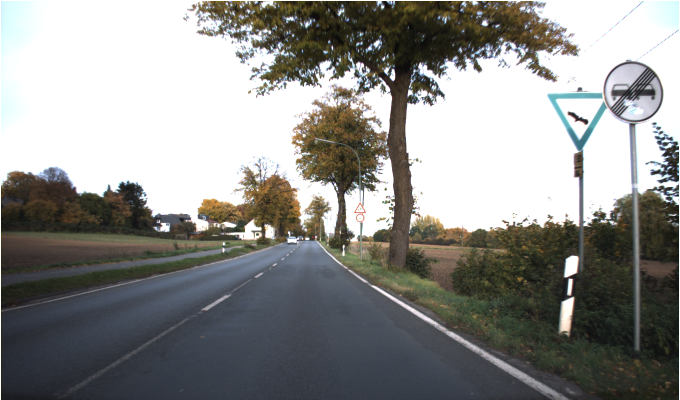
#> input picture Opcional TFG/Training_Images/Training/Images_Sign_Detection_Benchmark/00146.ppm, 1360 x 800 px, given in place of 00001.ppm, which was not available (shown at 1/2 size)
$ python sign_detection.py   (older library calls are emulated)
#> lines starting #> are read from the running program, lines starting #| are printed output that depends on the picture; after the words box and inside, x2 and y2 are one past the last pixel; in counts of white or black regions, pixels touching at a corner belong together; pictures that were not available may be replaced by others from this repository, and a replacement may not be noted
### Opcional TFG/OCR.py
from operator import itemgetter
from os import listdir
from os import path
from os import remove

import cv2
import numpy as np
from sklearn.discriminant_analysis import LinearDiscriminantAnalysis as lda
from sklearn.naive_bayes import GaussianNB
from sklearn.neighbors import KNeighborsClassifier

# from sklearn.discriminant_analysis import LinearDiscriminantAnalysis as LDA

# from sklearn.lda import LDA
clasificador_knear = None
Lda = None

# [142 lines left out: functions preProcessImage, preProcessImage2, getBinaryInvMask, redAreaDetection, preProcessImage, preProcessImage2, not called in this run]


pathTrain = "./Training_Images/OCRImages/Train/training_ocr/"
pathToSave = "./training_file.npz"
# pathTrain = "./Training_Images/OCRImages/Train/imagenes/"
caracterMatrix = []
labelMatrix = []
carIndex = []
clf = GaussianNB()
numThreads = 4
diccionario = np.chararray((37, 1))
diccionario = {'0': 0, '1': 1, '2': 2, '3': 3, '4': 4, '5': 5, '6': 6,
               '7': 7, '8': 8, '9': 9, 'A': 10, 'B': 11, 'C': 12, 'D': 13,
               'E': 14, 'F': 15, 'G': 16, 'H': 17, 'I': 18, 'J': 19, 'K': 20,
               'L': 21, 'M': 22, 'N': 23, 'O': 24, 'P': 25, 'Q': 26, 'R': 27,
               'S': 28, 'T': 29, 'U': 30, 'V': 31, 'W': 32, 'X': 33, 'Y': 34,
               'Z': 35}

trainShape = []
pruebaC = None
# '0','1','2','3','4','5','6','7','8','9','A','B','C','D','E','F','G','H','I','J','K','L','M','N','O','P','Q','R','S','T','U','V','W','X','Y','Z','ESP'

threads = []


def trainAndTest(image, limitShape, numericOCR=False, overwrite=True, train_path=None, savePath=None):
    global clasificador_knear
    global Lda
    if (train_path is None):
        train_path = pathTrain
    if (savePath is None):
        savePath = pathToSave
    caracterVector, labelVector = OCRTrain(train_path=train_path, avoidNumbers=(not numericOCR),
                                           overwriteFile=overwrite, savePathFile=savePath)
    vector_caracteristicas,Lda = usarLDA(caracterVector,labelVector)
    clasificador_knear = crearKNEAR(vector_caracteristicas,labelVector)
    if (numericOCR):
        result = searchDigits(image, limitShape, vector_caracteristicas, labelVector)
        print(result)
    else:
        result = searchStop(image, limitShape, caracterVector, labelVector)
        print(result)
    return result


def OCRTrain(train_path, avoidNumbers, overwriteFile=False, savePathFile=pathToSave):
    archivos = listdir(train_path)

    if not avoidNumbers:
        caracterMatrix, labelMatrix = train(archivos,True)
    else:
        caracterMatrix, labelMatrix = train(archivos)

    return caracterMatrix, labelMatrix


def isNumber(prime):

        if(not (
                prime == 'A' or
                prime == 'B' or
                prime == 'C' or
                prime == 'D' or
                prime == 'E' or
                prime == 'F' or
                prime == 'G' or
                prime == 'H' or
                prime == 'I' or
                prime == 'J' or
                prime == 'K' or
                prime == 'L' or
                prime == 'M' or
                prime == 'N' or
                prime == 'O' or
                prime == 'P' or
                prime == 'Q' or
                prime == 'R' or
                prime == 'S' or
                prime == 'T' or
                prime == 'U' or
                prime == 'V' or
                prime == 'W' or
                prime == 'X' or
                prime == 'Y' or
                prime == 'Z'
                )
        ):
            return True

        return False


def train(listFiles, onlyNumbers=False):
    for file in listFiles:
        prime = file.split('_')[0]
        if (onlyNumbers):
            if (not (isNumber(prime))):
                continue
        else:
            if (isNumber(prime)):
                continue

        if (prime == "ESP"):
            continue
        full_path = pathTrain + file
        img = cv2.imread(full_path, 0)
        image = cv2.imread(full_path)

        ret, umbral = cv2.threshold(img, 120, 255, cv2.THRESH_BINARY)
        im2, contours, hierarchy = cv2.findContours(umbral.copy(), cv2.RETR_CCOMP, cv2.CHAIN_APPROX_NONE)

        for cnt in contours:
            carIndex.append(diccionario[file.split('_')[0]])
            x, y, w, h = cv2.boundingRect(cnt)
            im = image.copy()
            cv2.rectangle(im, (x, y), (x + w, y + h), (255, 0, 0), 1)
            umbralcut = umbral[y:y + h, x:x + w]
            caracter = cv2.resize(umbralcut, (10, 10), None, 0, 0, cv2.INTER_NEAREST)
            caracterLine = np.asarray(caracter).ravel()
            # letralinea.reshape(-1,1)
            # caracterLine = caracterLine.reshape(-1,1)
            caracterMatrix.append(caracterLine)
            labelMatrix.append(ord(prime))

            # [9 lines of commented-out code are left out]
    cm = caracterMatrix
    lbl = labelMatrix

    return cm, lbl


# [267 lines left out: functions searchStop, findCircles, searchDigits, usarLDA, crearKNEAR, not called in this run]


# [9 lines of commented-out code are left out]

image = cv2.imread("./Training_Images/Training/Images_Sign_Detection_Benchmark\\01\\00001.ppm")
#> image is the input picture: shape (800, 1360, 3); mean B, G, R 138.7, 141.2, 140.8
image2 = cv2.resize(image.copy(), (200, 200))
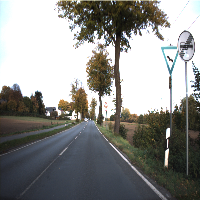
#> image2: shape (200, 200, 3); mean B, G, R 138.2, 140.7, 140.3
image_shape = image2.shape
#> image_shape = (200, 200, 3)
lista = [0,0,image_shape[0],image_shape[1]]
#> lista = [0, 0, 200, 200]
res = trainAndTest(image2,lista,True)
#> in train, `img = cv2.imread(full_path, 0)`:
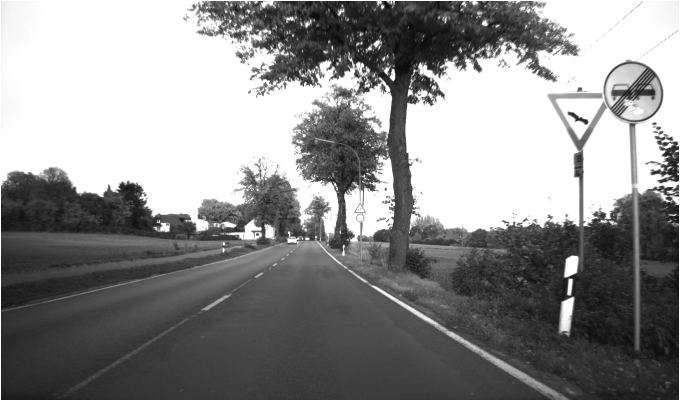
#> img: shape (800, 1360) (shown at 1/2 size); min 9, max 255, mean 140.8
#> in train, `ret, umbral = cv2.threshold(img, 120, 255, cv2.THRESH_BINARY)`:
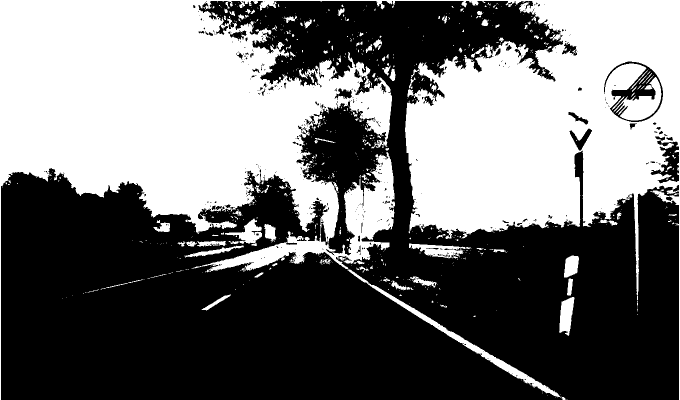
#> umbral: shape (800, 1360) (shown at 1/2 size); 44% white; 770 white regions (651 under 20 px)
#> in train, `im2, contours, hierarchy = cv2.findContours(umbral.copy(), cv2.RETR_CC..`: contours = 1385 contours, 1228 with area under 20; largest, box (x1, y1, x2, y2) and area: (0, 0, 1360, 800) 460180, (1207, 122, 1327, 245) 7910, (695, 539, 1123, 795) 4376, (1227, 154, 1323, 241) 3372, (1300, 280, 1359, 368) 2576
#> the loop in train, `for cnt in contours:` made 1 pass
#> cnt on pass 1: [[1133, 798], [1134, 799]]
#> after the loop in train, `for cnt in contours:`: carIndex = []
print(res)
# resultado = searchStop(image2, caracterMatrix, labelMatrix)
# print(resultado)

### Opcional TFG/sign_detection.py
import os

#> (the run stopped early here; a loop or call above may not have finished)
